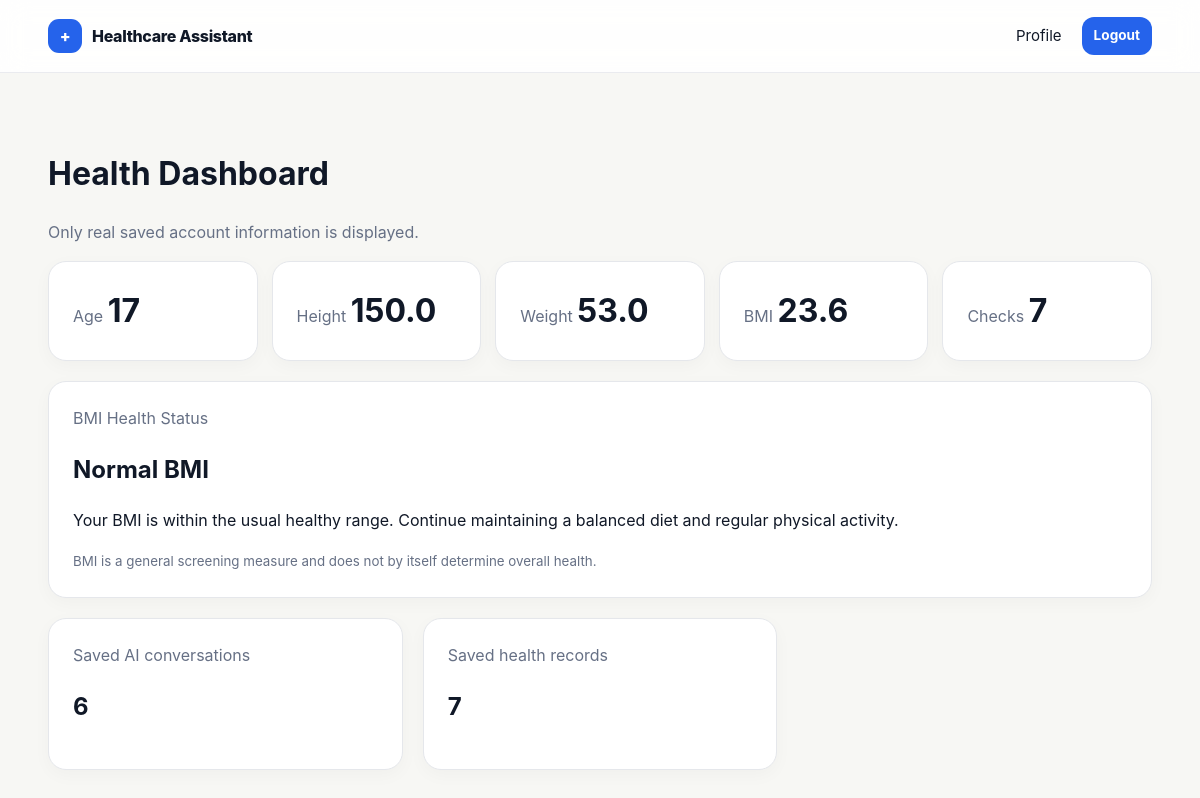
Page /dashboard (signed in) on the committed database.
### app.py (models this page shows)
class User(db.Model):
    id = db.Column(db.Integer, primary_key=True)
    name = db.Column(db.String(120), nullable=False)
    email = db.Column(db.String(255), unique=True, nullable=False, index=True)
    password_hash = db.Column(db.String(255), nullable=False)
    age = db.Column(db.Integer)
    gender = db.Column(db.String(40))
    height = db.Column(db.Float)
    weight = db.Column(db.Float)
    is_active = db.Column(db.Boolean, default=True)
    created_at = db.Column(db.DateTime, default=datetime.utcnow)
    symptom_checks = db.relationship("SymptomCheck", backref="user", cascade="all, delete-orphan")
    chats = db.relationship("Chat", backref="user", cascade="all, delete-orphan")
    feedback = db.relationship("Feedback", backref="user", cascade="all, delete-orphan")
    @property
    def bmi(self):
        if self.height and self.weight and self.height > 0:
            return round(self.weight / ((self.height/100) ** 2), 1)
        return None

### app.py (the view)
@app.route("/dashboard")
@user_required
def dashboard():
    u=db.session.get(User,session["user_id"])
    checks=SymptomCheck.query.filter_by(user_id=u.id).count()
    chats=Chat.query.filter_by(user_id=u.id,deleted=False).count()
    reports=checks # each saved check can contribute to personal health summary
    return render_template("dashboard.html",user=u,checks=checks,chats=chats,reports=reports)

### app.py (called while the page is built)
def user_required(fn):
    @wraps(fn)
    def wrapper(*a, **kw):
        uid = session.get("user_id")
        if not uid:
            flash("Please log in to continue.", "info")
            return redirect(url_for("login", next=request.path))
        u = db.session.get(User, uid)
        if not u or not u.is_active:
            session.clear()
            flash("Your account is inactive. Please contact support.", "error")
            return redirect(url_for("login"))
        return fn(*a, **kw)
    return wrapper

@app.context_processor
def globals():
    return {"current_user": db.session.get(User, session.get("user_id")) if session.get("user_id") else None,
            "current_admin": db.session.get(Admin, session.get("admin_id")) if session.get("admin_id") else None}

### templates/dashboard.html (shortened to what this page needs)
{% extends "base.html" %}
{% block content %}
<main class="app-main">
<div class="container">
<h1>Health Dashboard</h1>
<p class="muted">
    Only real saved account information is displayed.
</p>
<div class="stat-grid">
{% for k,v in [
    ('Age',user.age or '—'),
    ('Height',user.height or '—'),
    ('Weight',user.weight or '—'),
    ('BMI',user.bmi or '—'),
    ('Checks',checks)
] %}
<div class="card stat">
    <span class="muted">{{k}}</span>
    <strong>{{v}}</strong>
</div>
{% endfor %}
</div>
{% if user.bmi %}
<div class="card bmi-status" style="margin-top:20px;">
    <span class="muted">BMI Health Status</span>
    {% if user.bmi < 18.5 %}
        <h2>Underweight</h2>
        <p>
            Your BMI is below the normal range.
            You may need proper nutrition and a balanced diet.
            Consider discussing your nutritional needs with a healthcare professional.
        </p>
    {% elif user.bmi < 25 %}
        <h2>Normal BMI</h2>
        <p>
            Your BMI is within the usual healthy range.
            Continue maintaining a balanced diet and regular physical activity.
        </p>
    {% endif %}
    <small class="muted">
        BMI is a general screening measure and does not by itself determine overall health.
    </small>
</div>
{% endif %}
<div class="grid" style="margin-top:20px">
<div class="card">
    <span class="muted">Saved AI conversations</span>
    <h2>{{chats}}</h2>
</div>
<div class="card">
    <span class="muted">Saved health records</span>
    <h2>{{reports}}</h2>
</div>
</div>
</div>
</main>
{% endblock %}

### static/css/style.css (style rules this page uses)
:root { --navy:#101827;--blue:#2563eb;--blue2:#eaf2ff;--bg:#f7f7f4;--white:#fff;--line:#e5e7eb;--muted:#667085;--danger:#b42318;--success:#067647;--shadow:0 12px 35px rgba(16,24,39,.07);--radius:18px }
* { box-sizing:border-box }
html { scroll-behavior:smooth }
body { margin:0;font-family:Inter,ui-sans-serif,system-ui,-apple-system,Segoe UI,sans-serif;color:var(--navy);background:var(--bg);line-height:1.55 }
.container { width:min(1120px,92%);margin:auto }
.muted { color:var(--muted) }
.grid { display:grid;grid-template-columns:repeat(3,1fr);gap:20px }
.card { background:#fff;border:1px solid var(--line);border-radius:var(--radius);padding:24px;box-shadow:0 5px 18px rgba(16,24,39,.03) }
.app-main { padding:55px 0 90px }
.stat-grid { display:grid;grid-template-columns:repeat(5,1fr);gap:14px }
.stat strong { font-size:2rem }

### rows in the picture
User: k "Height", height "150.0", k "Weight", weight "53.0"

### other values in the picture
{{ k }} "Age" "BMI" "Checks"
{{ v }} "17" "23.6" "7"
{{ chats }} "6"
{{ reports }} "7"
